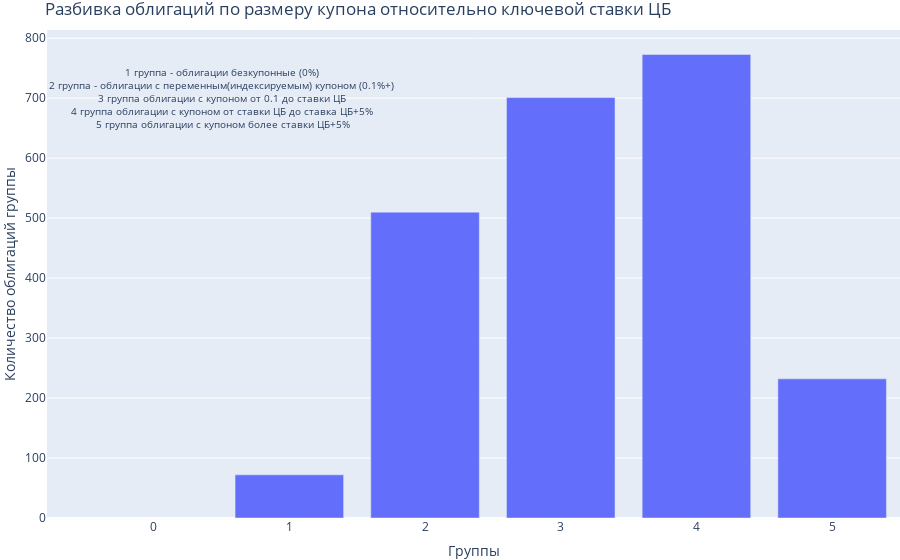

Notebook cell for this chart:
### Code cell
# строим график №2
t1 = pd.DataFrame(bond[['stavka']].value_counts().reset_index()).sort_values('stavka')
t1.columns = ['stavka', 'count']
t1.index = range(1,t1.shape[0]+1)
fig = px.bar(t1, x = t1.index, y = 'count')
fig.update_layout(legend_orientation="h",
                  legend=dict(x=.5, xanchor="center"),
                  title="Разбивка облигаций по размеру купона относительно ключевой ставки ЦБ",
                  xaxis_title="Группы", 
                  yaxis_title="Количество облигаций группы",
                  margin=dict(l=0, r=0, t=30, b=0),
                  annotations=[dict(text='1 группа - облигации безкупонные (0%)<br>2 группа - облигации с переменным(индексируемым) купоном (0.1%+)<br>3 группа облигации с купоном от 0.1 до ставки ЦБ<br>4 группа облигации с купоном от ставки ЦБ до ставка ЦБ+5%<br> 5 группа облигации с купоном более ставки ЦБ+5%', x=0.5, y=700, font_size=10, showarrow=False)]
                 
                 )

fig.show()

### Figure 1 — Plotly figure (JSON) as saved in the notebook; plotly's stock layout.template omitted (floating-point values rounded to 4 significant figures)
{"data": [{"alignmentgroup": "True", "hovertemplate": "index=%{x}<br>count=%{y}<extra></extra>", "legendgroup": "", "marker": {"color": "#636efa", "pattern": {"shape": ""}}, "name": "", "offsetgroup": "", "orientation": "v", "showlegend": false, "textposition": "auto", "type": "bar", "x": [1, 2, 3, 4, 5], "xaxis": "x", "y": [72, 510, 701, 773, 232], "yaxis": "y"}], "layout": {"annotations": [{"font": {"size": 10}, "showarrow": false, "text": "1 группа - облигации безкупонные (0%)<br>2 группа - облигации с переменным(индексируемым) купоном (0.1%+)<br>3 группа облигации с купоном от 0.1 до ставки ЦБ<br>4 группа облигации с купоном от ставки ЦБ до ставка ЦБ+5%<br> 5 группа облигации с купоном более ставки ЦБ+5%", "x": 0.5, "y": 700}], "barmode": "relative", "legend": {"orientation": "h", "tracegroupgap": 0, "x": 0.5, "xanchor": "center"}, "margin": {"b": 0, "l": 0, "r": 0, "t": 30}, "title": {"text": "Разбивка облигаций по размеру купона относительно ключевой ставки ЦБ"}, "xaxis": {"anchor": "y", "domain": [0, 1], "title": {"text": "Группы"}}, "yaxis": {"anchor": "x", "domain": [0, 1], "title": {"text": "Количество облигаций группы"}}}}
